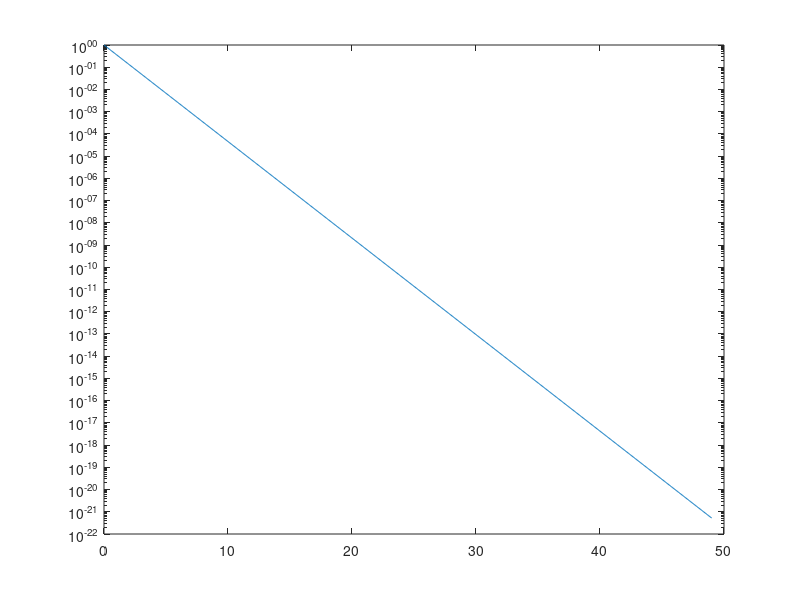
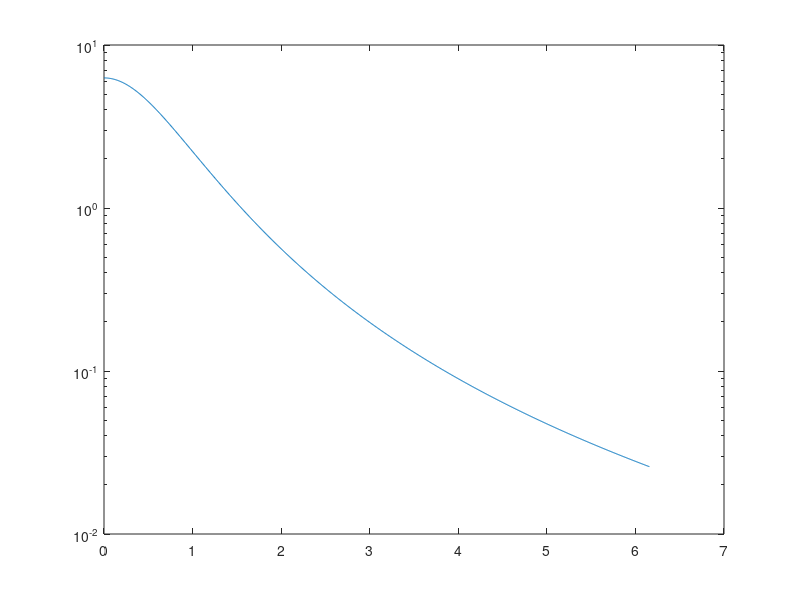

The MATLAB script that drew these images, in order: (Note: this script raises an error after producing the figures.)
clear all; close all; clc

M = 50;

% r      Radial positions [m]          {0:numel(h)-1}
% k      Spatial frequencies [rad/m]   {pi/numel(h)*(0:numel(h)-1)}

r = [0:0.05:M-1];

L = length(r);

k = r * 2*pi/M;

a = 1;

y = exp(-a * r);

semilogy(r,y)

figure()

Y = 2 * pi * a./((k.^2 + a^2).^(3/2));

semilogy(k,Y)
hold all;



Y2 = ht(y,r,k);

% Y3 = spatial_transform2(k./(2*pi),y,r)

f = k./(2*pi);

Y3 = 2* pi * spatial_transform2(f,y,r);

%Y4 = abs(besselh(0,y));

semilogy(k,Y2,'--')

semilogy(k,Y3)

%semilogy(k,Y4)

legend('theory','online code', 'my code')